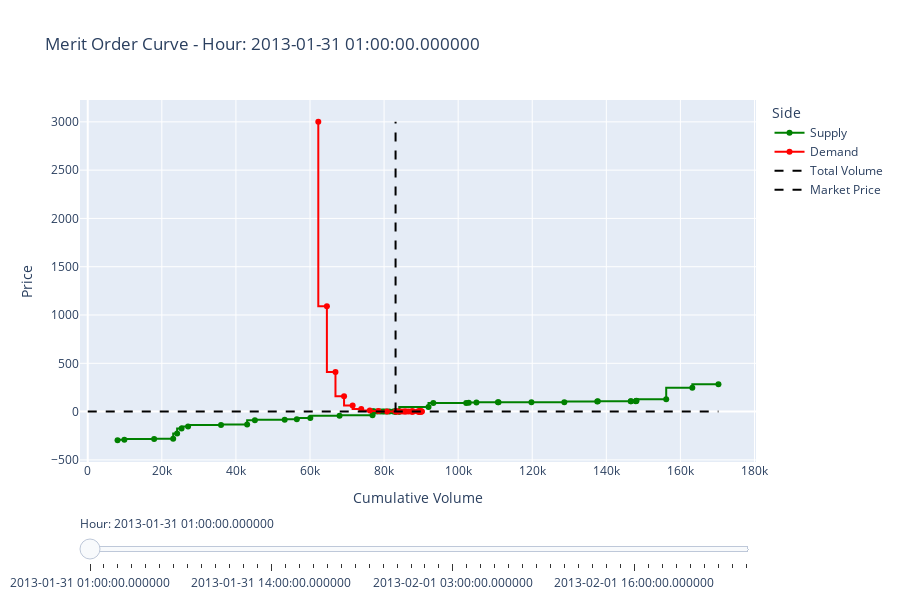

Notebook code cell kept with this figure:
### Code cell
hours = sorted(market_orders["start_time"].unique())[30*24:32*24]
fig = go.Figure()

for i, hour in enumerate(hours):
    df_hour = market_orders[market_orders["start_time"] == hour]
    supply = df_hour[df_hour["volume"] > 0].copy()
    demand = df_hour[df_hour["volume"] < 0].copy()

    supply_sorted = supply.sort_values("bid_price")
    demand_sorted = demand.sort_values("bid_price", ascending=False)

    supply_sorted["cum_volume"] = supply_sorted["volume"].cumsum()
    demand_sorted["cum_volume"] = demand_sorted["volume"].cumsum() * -1

    # overall volume
    total_volume = demand_sorted["accepted_volume"].sum() * -1
    # market price
    market_price = supply_sorted["accepted_price"].iloc[0]


    # chekc that accepted price is the same for all supply
    assert np.all(
        np.isclose(supply_sorted["accepted_price"], market_price)
        | np.isclose(supply_sorted["accepted_price"], 0)
    ), f"Accepted prices differ in hour {hour}, wrong!"

    # Supply trace
    fig.add_trace(
        go.Scatter(
            x=supply_sorted["cum_volume"],
            y=supply_sorted["bid_price"],
            mode="lines+markers",
            name="Supply",
            marker=dict(color="green"),
            visible=(i == 0),
            line_shape="vh",
        )
    )
    # Demand trace
    fig.add_trace(
        go.Scatter(
            x=demand_sorted["cum_volume"],
            y=demand_sorted["bid_price"],
            mode="lines+markers",
            name="Demand",
            marker=dict(color="red"),
            visible=(i == 0),
            line_shape="vh",
        )
    )

    # plot vertical line for total_volume and horizontal line for market price
    fig.add_trace(
        go.Scatter(
            x=[total_volume, total_volume],
            y=[0, demand["bid_price"].max()],
            mode="lines",
            line=dict(color="black", dash="dash"),
            name="Total Volume",
            visible=(i == 0),
        )
    )
    fig.add_trace(
        go.Scatter(
            x=[0, supply_sorted["volume"].sum()],
            y=[market_price, market_price],
            mode="lines",
            line=dict(color="black", dash="dash"),
            name="Market Price",
            visible=(i == 0),
        )
    )

# Create slider steps
steps = []
for i, hour in enumerate(hours):
    step = dict(
        method="update",
        args=[
            {"visible": [False] * len(fig.data)},
            {"title": f"Merit Order Curve - Hour: {hour}"},
        ],
        label=str(hour),
    )
    # Correctly set all four traces for this hour to visible
    step["args"][0]["visible"][4 * i] = True  # Supply
    step["args"][0]["visible"][4 * i + 1] = True  # Demand
    step["args"][0]["visible"][4 * i + 2] = True  # Vertical line
    step["args"][0]["visible"][4 * i + 3] = True  # Horizontal line
    steps.append(step)

sliders = [
    dict(active=0, currentvalue={"prefix": "Hour: "}, pad={"t": 50}, steps=steps)
]

fig.update_layout(
    sliders=sliders,
    xaxis_title="Cumulative Volume",
    yaxis_title="Price",
    title=f"Merit Order Curve - Hour: {hours[0]}",
    legend_title="Side",
    height=600,
)

fig.show()
# einfärben nach tehcnology
